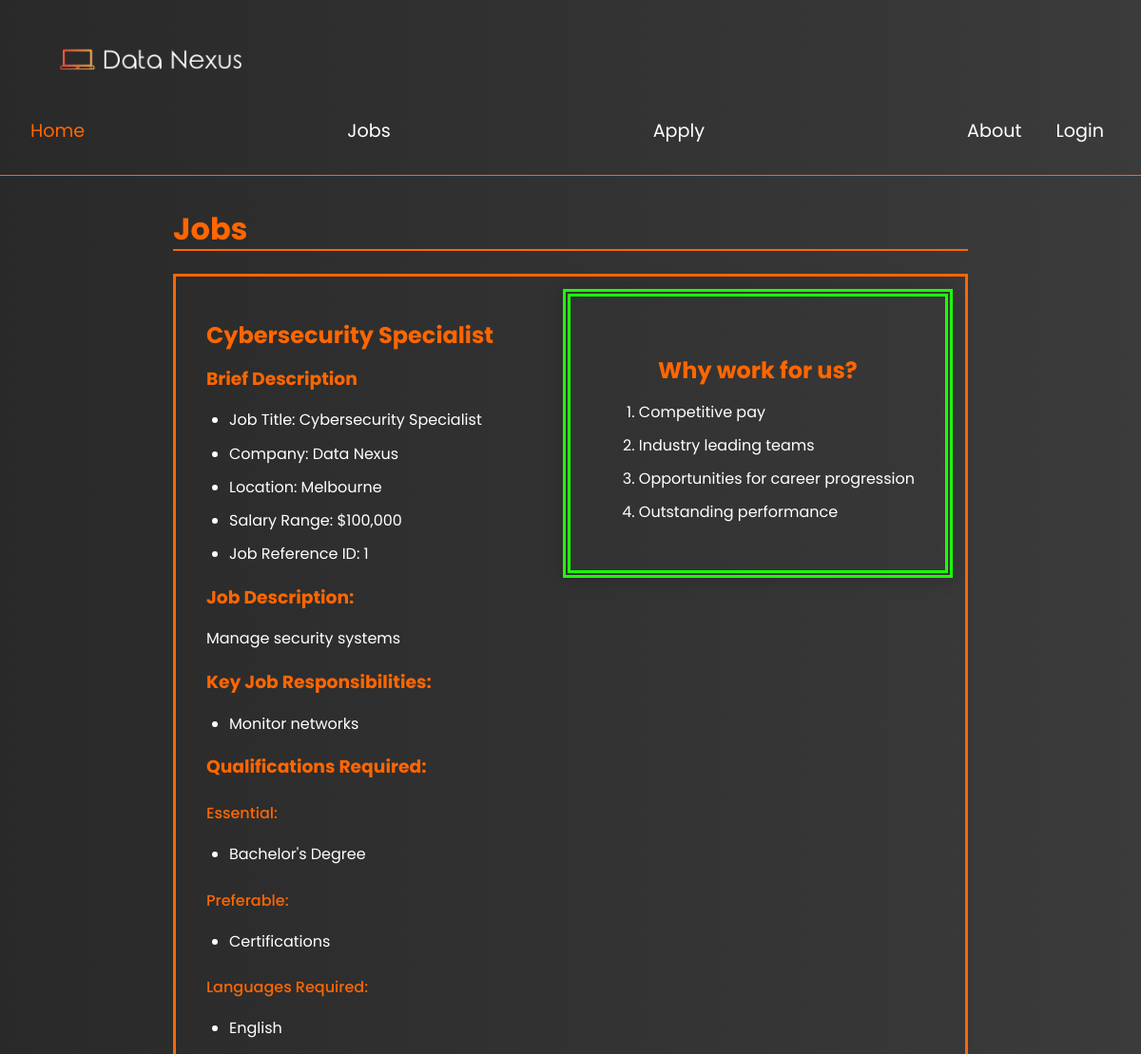
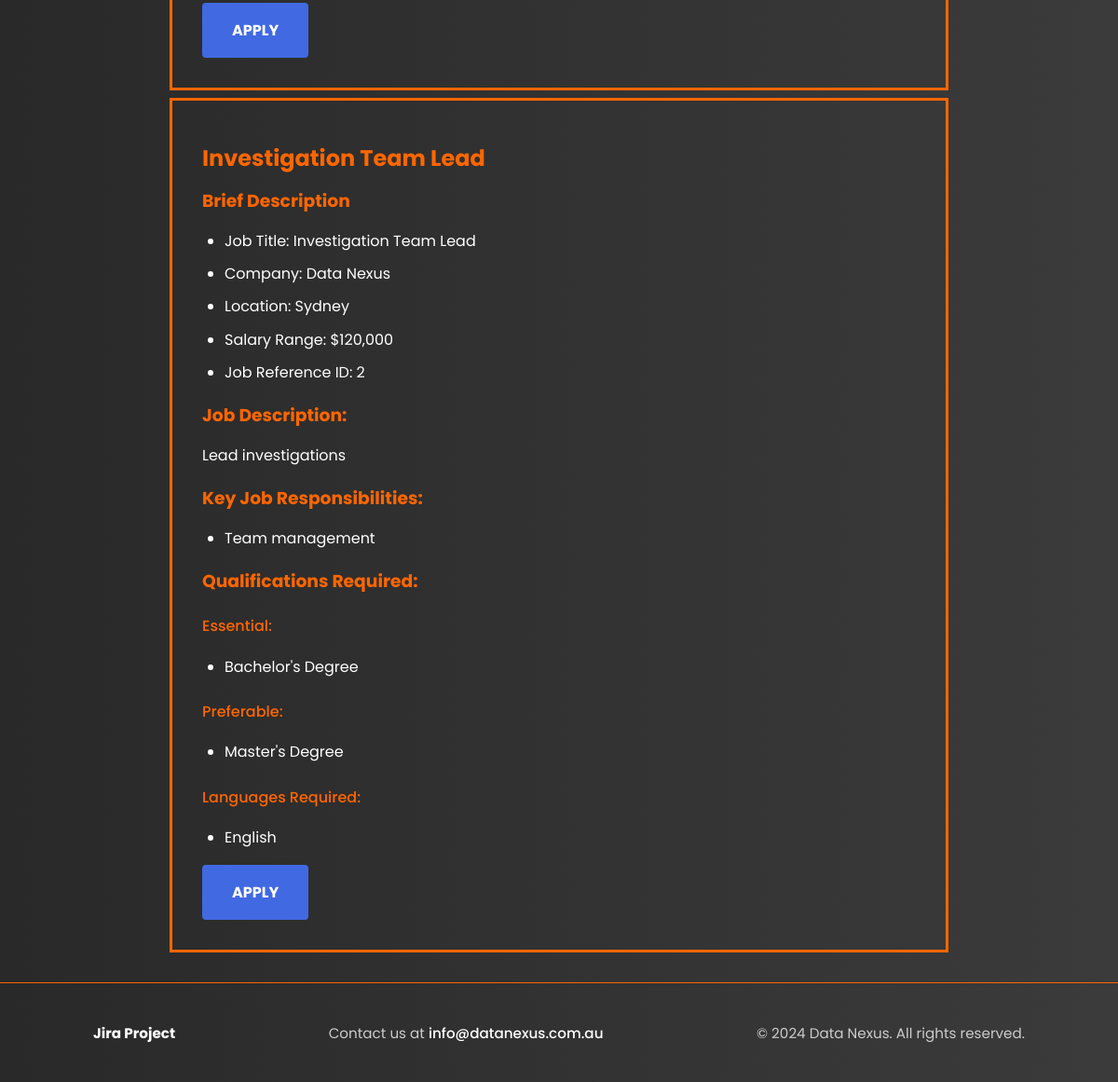
The page /web_tech_prj-main/jobs.php on the database its author committed (2 pictures, top to bottom).
### tables this page shows
CREATE TABLE `jobs` (
  `id` int(11) NOT NULL,
  `position` varchar(60) NOT NULL,
  `company` varchar(100) DEFAULT NULL,
  `location` varchar(50) DEFAULT NULL,
  `salary` varchar(40) DEFAULT NULL,
  `description` varchar(2000) DEFAULT NULL,
  `responsibilities` varchar(1000) DEFAULT NULL,
  `essential_qualifications` varchar(1000) DEFAULT NULL,
  `preferable_qualifications` varchar(1000) DEFAULT NULL,
  `languages` varchar(100) DEFAULT NULL
);

### web_tech_prj-main/jobs.php (the view, shortened to what this page needs)
<!DOCTYPE html>
<html lang="en">
<head>
    <link rel="stylesheet" href="styles/styles.css">
</head>
<body>
    <?php
    include 'nav.inc';
    require_once 'settings.php';
    ?>
    <main>
        <section id="jobs">
            <h1>Jobs</h1>
            <aside>
                <h2>Why work for us?</h2>
                <ol>
                    <li>Competitive pay</li>
                    <li>Industry leading teams</li>
                    <li>Opportunities for career progression</li>
                    <li>Outstanding performance</li>
                </ol>
            </aside>
                <?php
                function put_in_list($str) {
                    echo "<ul>";
                    $strArr = explode(". ", $str);
                    foreach ($strArr as $sentence) {
                        echo "<li>" . $sentence . "</li>";
                    }
                    echo "</ul>";
                }
                $sql = "SELECT * FROM jobs";
                $result = mysqli_query($conn, $sql);
                $jobs = [];
                if ($result && mysqli_num_rows($result) > 0) {
                    while ($row = mysqli_fetch_assoc($result)) {
                        $job = new Jobs();
                        $job->id = $row['id'];
                        $job->position = $row['position'];
                        $job->company = $row['company'];
                        $job->location = $row['location'];
                        $job->salary = $row['salary'];
                        $job->description = $row['description'];
                        $job->responsibilities = $row['responsibilities'];
                        $job->essential_qualifications = $row['essential_qualifications'];
                        $job->preferable_qualifications = $row['preferable_qualifications'];
                        $job->languages = $row['languages'];
                        $jobs[] = $job;
                    }
                }
                $i = 0;
                while ($i < count($jobs)) {
                    $job = $jobs[$i];
                    echo "<section class='job_position'>";
                    echo "<h2>" . $job->position ."</h2>";
                    echo "<h3>Brief Description</h3>";
                    echo "<ul>";
                    echo "<li>Job Title: " . $job->position . "</li>";
                    echo "<li>Company: " . $job->company . "</li>";
                    echo "<li>Location: " . $job->location . "</li>";
                    echo "<li>Salary Range: " . $job->salary . "</li>";
                    echo "<li>Job Reference ID: " . $job->id . "</li>";
                    echo "</ul>";
                    echo "<h3>Job Description:</h3>";
                    echo "<p>" . $job->description . "</p>";
                    echo "<h3>Key Job Responsibilities:</h3>";
                    put_in_list($job->responsibilities);
                    echo "<h3>Qualifications Required:</h3>";
                    echo "<h4>Essential:</h4>";
                    echo "<h4>Preferable:</h4>";
                    echo "<h4>Languages Required:</h4>";
                    echo "<a href='apply.php' class='jobs-apply'>APPLY</a>";
                    echo "</section>";
                    $i++;
                }
                ?>
    </main>
<?php
include 'footer.inc';
?>
</body>
</html>

### web_tech_prj-main/styles/styles.css (style rules this page uses)
html, body { height: 100%; font-family: 'Poppins', sans-serif; color: white; overflow-x: hidden; max-width: 100%; }
*, *::before, *::after { box-sizing: border-box; }
body { display: flex; flex-direction: column; }
main { flex: 1; }
main { background: linear-gradient(to right, #292929, #3b3b3b); }
body { background: linear-gradient(to right, #292929, #3b3b3b); margin: 0; font-family: 'Poppins', sans-serif; color: white; }
* { line-height: 1.7rem; }
h1, h2, h3, h4, h5 { color: #ff6600; margin-bottom: 0.5rem; }
h1 { font-size: 2rem; border-bottom: 2px solid #ff6600; padding-bottom: 0.5rem; margin-bottom: 1.5rem; }
h2 { font-size: 1.5rem; margin-top: 2rem; }
h4, h5 { font-weight: 500; }
.jobs-apply { background-color: #4169E1; color: white; border: none; padding: 1rem 2rem; border-radius: 4px; cursor: pointer; text-decoration: none; display: inline-block; font-weight: bold; }
#cybersecurity_specialist_position, .job_position { border: #ff6600 solid 3px; animation: fadeSlideIn 1s ease-out forwards; margin-top: 0.5rem; }
aside { display: block; float: right; margin: 1rem; border-style: double; border-width: 0.5rem; border-color: #1cff08; box-shadow: 0 0 20px rgba(0, 0, 0, 0.2); padding: 2em; animation: fadeSlideIn 1s ease-out forwards; }
aside h2 { color: #ff6600; text-align: center; }
#form, section { padding: 2rem; max-width: 900px; margin: 0 auto; padding-top: 1rem; }
ul { padding-left: 1.5rem; }
li { margin-bottom: 0.5rem; }
html { scroll-behavior: smooth; }

### rows shown on the page
jobs: position "Cybersecurity Specialist", company "Data Nexus", location "Melbourne", salary "$100,000", id "1", description "Manage security systems", responsibilities "Monitor networks", essential_qualifications "Bachelor's Degree", preferable_qualifications "Certifications", languages "English"
jobs: position "Investigation Team Lead", company "Data Nexus", location "Sydney", salary "$120,000", id "2", description "Lead investigations", responsibilities "Team management", essential_qualifications "Bachelor's Degree", preferable_qualifications "Master's Degree", languages "English"
